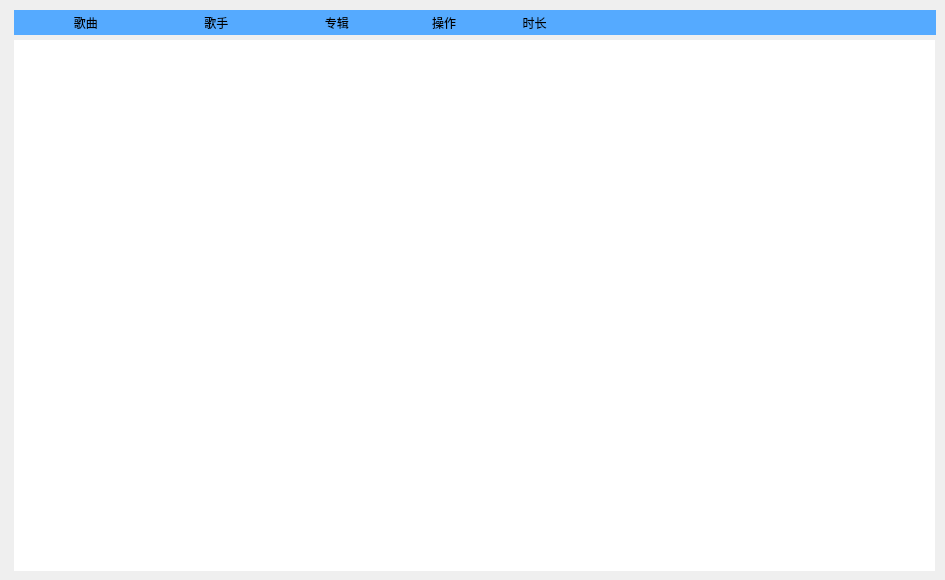
     <widget class="QWidget" name="page_3">
      <widget class="QLabel" name="label_17">
       <property name="geometry">
        <rect>
         <x>390</x>
         <y>220</y>
         <width>140</width>
         <height>100</height>
        </rect>
       </property>
       <property name="styleSheet">
        <string notr="true"/>
       </property>
       <property name="text">
        <string/>
       </property>
      </widget>
      <widget class="QLabel" name="label_29">
       <property name="geometry">
        <rect>
         <x>14</x>
         <y>10</y>
         <width>922</width>
         <height>25</height>
        </rect>
       </property>
       <property name="styleSheet">
        <string notr="true">background-color: rgb(85, 170, 255);</string>
       </property>
       <property name="text">
        <string>                  歌曲                                歌手                             专辑                         操作                    时长</string>
       </property>
      </widget>
      <widget class="QLabel" name="label_28">
       <property name="geometry">
        <rect>
         <x>14</x>
         <y>40</y>
         <width>921</width>
         <height>531</height>
        </rect>
       </property>
       <property name="styleSheet">
        <string notr="true">background-color: rgb(255, 255, 255);</string>
       </property>
       <property name="text">
        <string/>
       </property>
      </widget>
     </widget>
